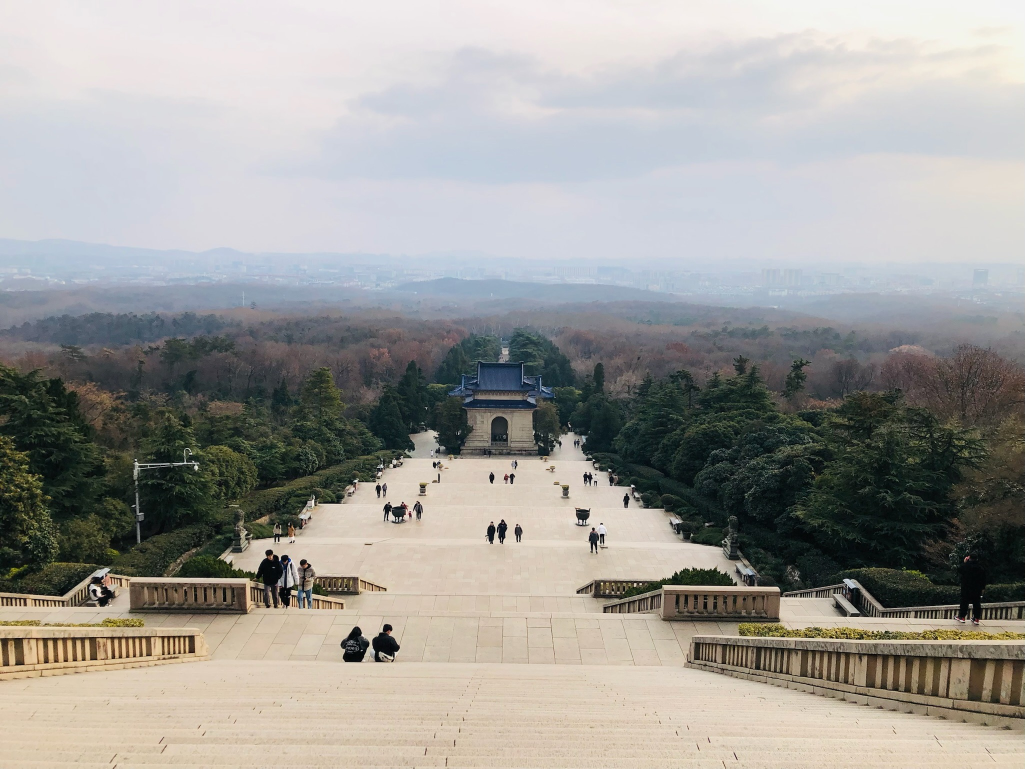
#> input picture ch3/nj.jpg, 2049 x 1537 px, found by its file name (shown at 1/2 size)
$ python pepper.py
#> lines starting #> are read from the running program, lines starting #| are printed output that depends on the picture; after the words box and inside, x2 and y2 are one past the last pixel; in counts of white or black regions, pixels touching at a corner belong together
#> further down, img is the input picture: shape (1537, 2049, 3); mean B, G, R 152.3, 156.6, 158.3
import numpy as np
import cv2

def saltpepper(img, n):
#> called with n = 0.02
    m = int((img.shape[0] * img.shape[1]) * n)
#> m = 7000
    for a in range(m):
        i = int(np.random.random() * img.shape[1])
        j = int(np.random.random() * img.shape[0])
        if img.ndim == 2:
            img[j, i] = 255
        elif img.ndim == 3:
            img[j, i, 0] = 255
            img[j, i, 1] = 255
            img[j, i, 2] = 255
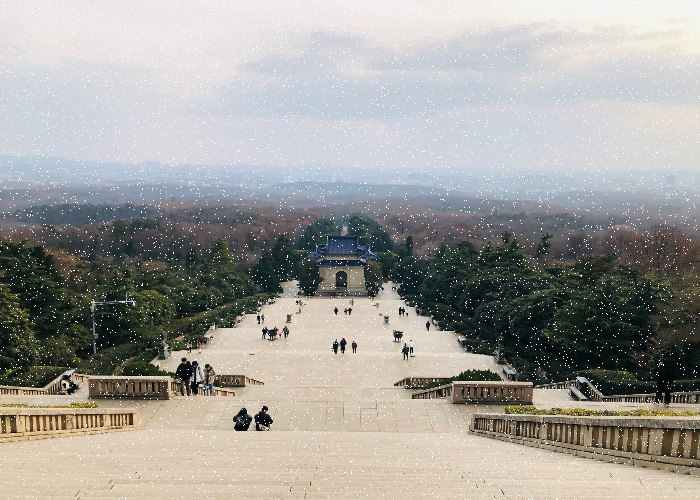
#> img: shape (500, 700, 3); mean B, G, R 154.2, 158.4, 160.1
    for b in range(m):
        i = int(np.random.random() * img.shape[1])
        j = int(np.random.random() * img.shape[0])
        if img.ndim == 2:
            img[j, i] = 0
        elif img.ndim == 3:
            img[j, i, 0] = 0
            img[j, i, 1] = 0
            img[j, i, 2] = 0
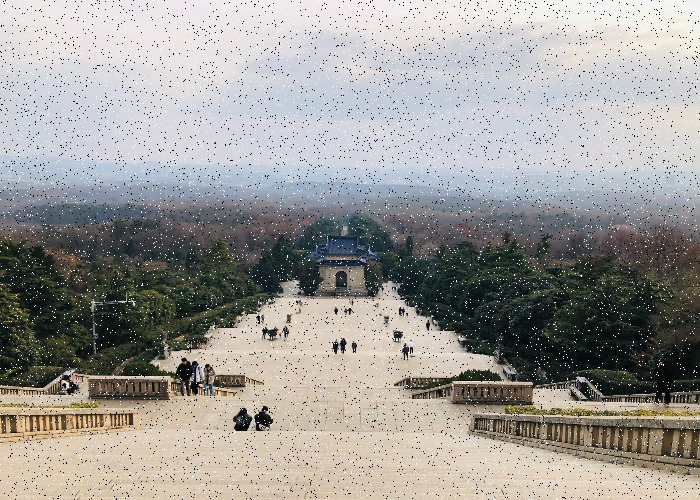
#> img: shape (500, 700, 3); 1.98% of pixels changed, all inside (x1, y1, x2, y2) = (0, 0, 700, 500)
    return img

img = cv2.imread('D:/Documents/ImgProcess/nj.jpg')
img = cv2.resize(img,(700,500),cv2.INTER_AREA)
# gray = cv2.cvtColor(img, cv2.COLOR_BGR2GRAY)
salt = saltpepper(img, 0.02)
med = cv2.medianBlur(salt, 5) # 中值
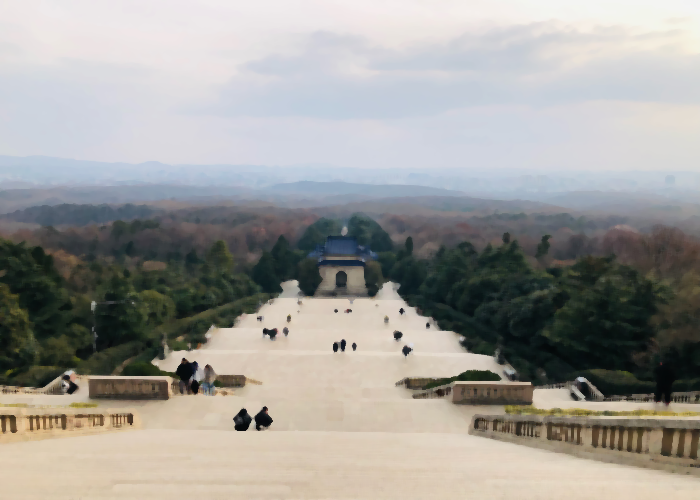
#> med: shape (500, 700, 3); mean B, G, R 152.3, 156.6, 158.4
aug = cv2.blur(salt, (5, 5)) # 均值
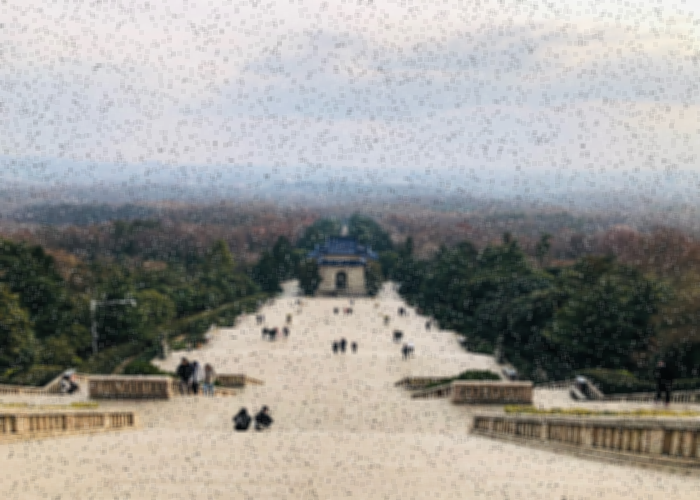
#> aug: shape (500, 700, 3); mean B, G, R 151.1, 155.3, 156.9
gas = cv2.GaussianBlur(salt, (5, 5), 0) # 高斯
bil = cv2.bilateralFilter(salt, 9, 75, 75) # 雙邊
a = np.hstack((med, aug))
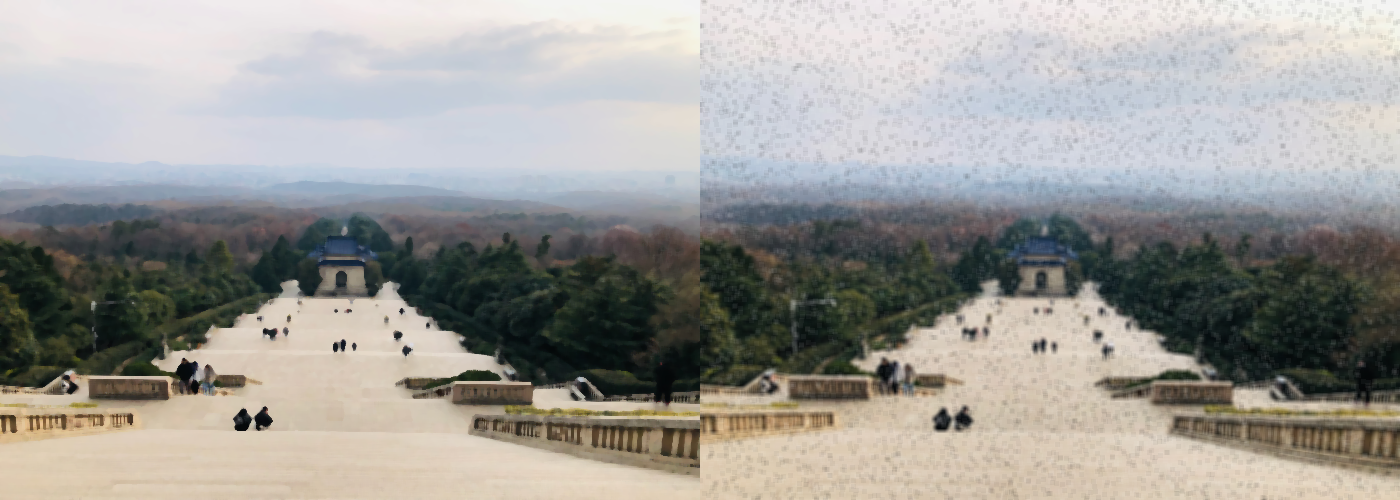
#> a: shape (500, 1400, 3); mean B, G, R 151.7, 156, 157.6
b = np.hstack((gas, bil))
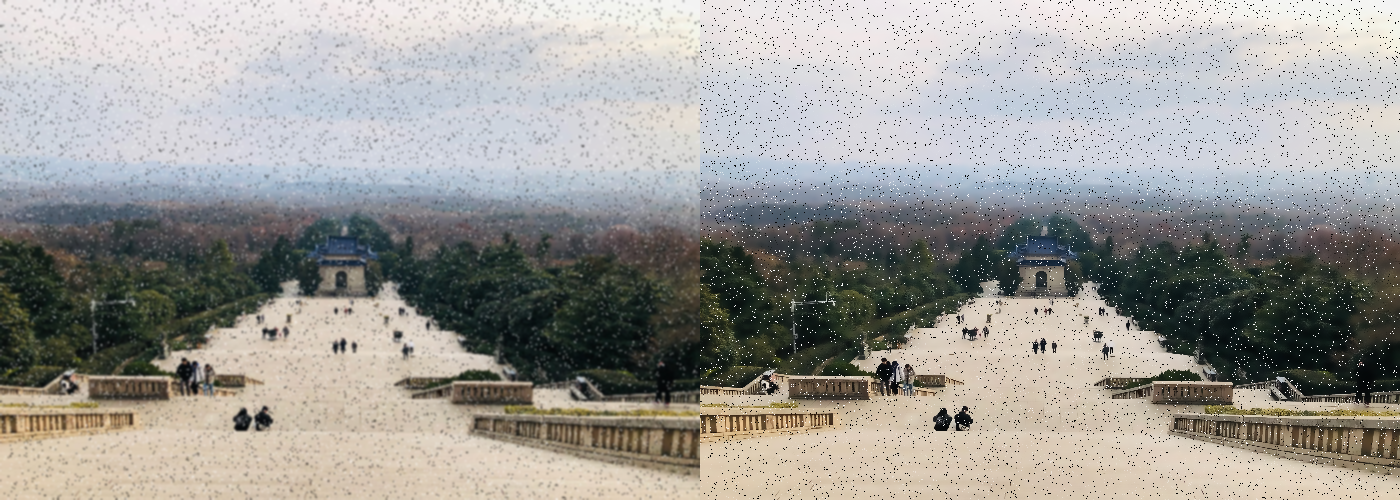
#> b: shape (500, 1400, 3); mean B, G, R 151, 155.1, 156.8
v = np.vstack((a, b))
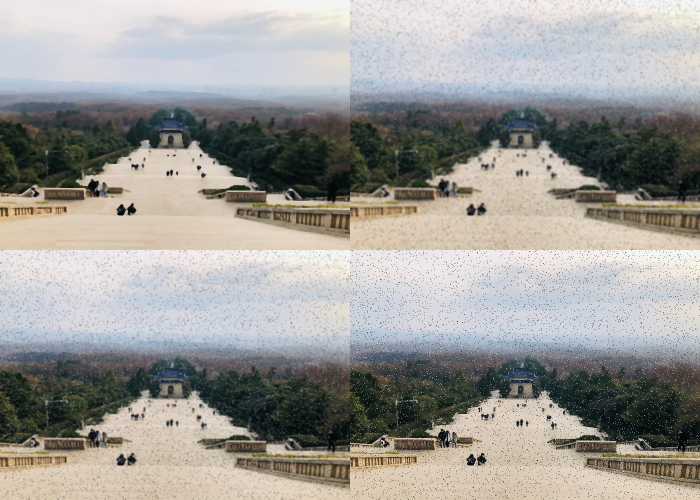
#> v: shape (1000, 1400, 3) (shown at 1/2 size); mean B, G, R 151.3, 155.6, 157.2

#儲存圖檔
cv2.imwrite("test.jpg", v)
cv2.waitKey(0)
cv2.destroyAllWindows()
